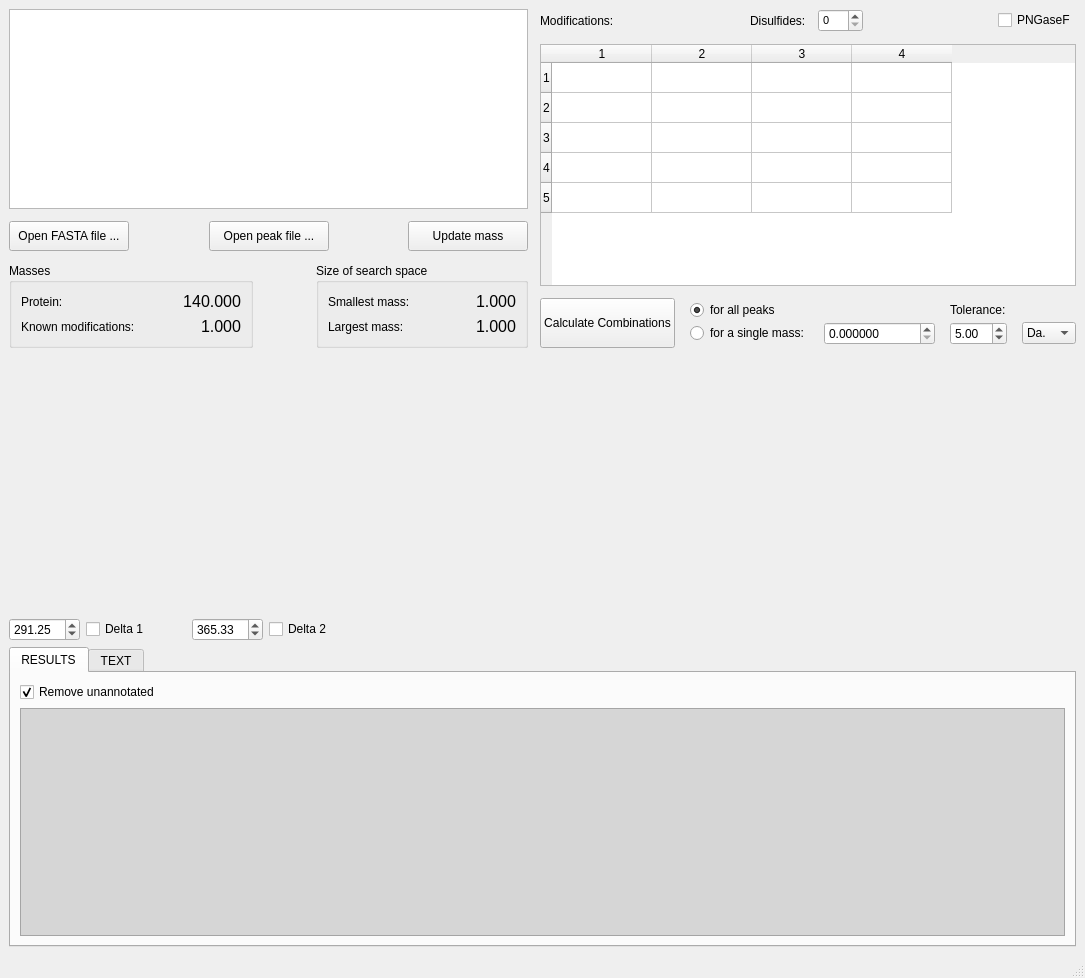
<?xml version="1.0" encoding="UTF-8"?>
<ui version="4.0">
 <class>ModFinder</class>
 <widget class="QMainWindow" name="ModFinder">
  <property name="geometry">
   <rect>
    <x>0</x>
    <y>0</y>
    <width>1085</width>
    <height>978</height>
   </rect>
  </property>
  <property name="windowTitle">
   <string>ModFinder</string>
  </property>
  <widget class="QWidget" name="centralwidget">
   <layout class="QVBoxLayout" name="verticalLayout_5">
    <item>
     <layout class="QHBoxLayout" name="topHLayout">
      <property name="spacing">
       <number>12</number>
      </property>
      <item>
       <layout class="QVBoxLayout" name="verticalLayout_2">
        <item>
         <widget class="QTextEdit" name="teInputSequence">
          <property name="sizePolicy">
           <sizepolicy hsizetype="Expanding" vsizetype="Preferred">
            <horstretch>0</horstretch>
            <verstretch>0</verstretch>
           </sizepolicy>
          </property>
          <property name="minimumSize">
           <size>
            <width>500</width>
            <height>200</height>
           </size>
          </property>
          <property name="font">
           <font>
            <family>Courier</family>
            <pointsize>9</pointsize>
           </font>
          </property>
          <property name="styleSheet">
           <string notr="true"/>
          </property>
         </widget>
        </item>
        <item>
         <layout class="QHBoxLayout" name="horizontalLayout_3">
          <item>
           <widget class="QPushButton" name="btOpenFasta">
            <property name="sizePolicy">
             <sizepolicy hsizetype="Fixed" vsizetype="Fixed">
              <horstretch>0</horstretch>
              <verstretch>0</verstretch>
             </sizepolicy>
            </property>
            <property name="minimumSize">
             <size>
              <width>120</width>
              <height>30</height>
             </size>
            </property>
            <property name="text">
             <string>Open FASTA file ...</string>
            </property>
           </widget>
          </item>
          <item>
           <spacer name="horizontalSpacer_3">
            <property name="orientation">
             <enum>Qt::Horizontal</enum>
            </property>
            <property name="sizeHint" stdset="0">
             <size>
              <width>40</width>
              <height>20</height>
             </size>
            </property>
           </spacer>
          </item>
          <item>
           <widget class="QPushButton" name="btOpenPeaks">
            <property name="sizePolicy">
             <sizepolicy hsizetype="Minimum" vsizetype="Fixed">
              <horstretch>0</horstretch>
              <verstretch>0</verstretch>
             </sizepolicy>
            </property>
            <property name="minimumSize">
             <size>
              <width>120</width>
              <height>30</height>
             </size>
            </property>
            <property name="text">
             <string>Open peak file ...</string>
            </property>
           </widget>
          </item>
          <item>
           <spacer name="horizontalSpacer_4">
            <property name="orientation">
             <enum>Qt::Horizontal</enum>
            </property>
            <property name="sizeHint" stdset="0">
             <size>
              <width>40</width>
              <height>20</height>
             </size>
            </property>
           </spacer>
          </item>
          <item>
           <widget class="QPushButton" name="btUpdateMass">
            <property name="minimumSize">
             <size>
              <width>120</width>
              <height>30</height>
             </size>
            </property>
            <property name="text">
             <string>Update mass</string>
            </property>
           </widget>
          </item>
         </layout>
        </item>
        <item>
         <layout class="QHBoxLayout" name="horizontalLayout_6">
          <item>
           <widget class="QGroupBox" name="groupBox_3">
            <property name="title">
             <string>Masses</string>
            </property>
            <layout class="QGridLayout" name="gridLayout_5">
             <item row="0" column="0">
              <layout class="QGridLayout" name="gridLayout">
               <item row="2" column="0">
                <widget class="QLabel" name="label_2">
                 <property name="text">
                  <string>Protein:</string>
                 </property>
                </widget>
               </item>
               <item row="2" column="1">
                <widget class="QLabel" name="lbMassProtein">
                 <property name="minimumSize">
                  <size>
                   <width>100</width>
                   <height>0</height>
                  </size>
                 </property>
                 <property name="font">
                  <font>
                   <pointsize>12</pointsize>
                   <weight>50</weight>
                   <bold>false</bold>
                  </font>
                 </property>
                 <property name="text">
                  <string>140.000</string>
                 </property>
                 <property name="alignment">
                  <set>Qt::AlignRight|Qt::AlignTrailing|Qt::AlignVCenter</set>
                 </property>
                </widget>
               </item>
               <item row="3" column="0">
                <widget class="QLabel" name="label">
                 <property name="text">
                  <string>Known modifications:</string>
                 </property>
                </widget>
               </item>
               <item row="3" column="1">
                <widget class="QLabel" name="lbMassMods">
                 <property name="minimumSize">
                  <size>
                   <width>100</width>
                   <height>0</height>
                  </size>
                 </property>
                 <property name="font">
                  <font>
                   <pointsize>12</pointsize>
                  </font>
                 </property>
                 <property name="text">
                  <string>1.000</string>
                 </property>
                 <property name="alignment">
                  <set>Qt::AlignRight|Qt::AlignTrailing|Qt::AlignVCenter</set>
                 </property>
                </widget>
               </item>
              </layout>
             </item>
            </layout>
           </widget>
          </item>
          <item>
           <spacer name="horizontalSpacer_5">
            <property name="orientation">
             <enum>Qt::Horizontal</enum>
            </property>
            <property name="sizeHint" stdset="0">
             <size>
              <width>40</width>
              <height>20</height>
             </size>
            </property>
           </spacer>
          </item>
          <item>
           <widget class="QGroupBox" name="groupBox_2">
            <property name="title">
             <string>Size of search space</string>
            </property>
            <layout class="QGridLayout" name="gridLayout_4">
             <item row="0" column="0">
              <layout class="QGridLayout" name="gridLayout_3">
               <item row="0" column="0">
                <widget class="QLabel" name="label_8">
                 <property name="text">
                  <string>Smallest mass:</string>
                 </property>
                </widget>
               </item>
               <item row="0" column="1">
                <widget class="QLabel" name="lbSearchSpaceSmall">
                 <property name="minimumSize">
                  <size>
                   <width>100</width>
                   <height>0</height>
                  </size>
                 </property>
                 <property name="font">
                  <font>
                   <pointsize>12</pointsize>
                  </font>
                 </property>
                 <property name="text">
                  <string>1.000</string>
                 </property>
                 <property name="alignment">
                  <set>Qt::AlignRight|Qt::AlignTrailing|Qt::AlignVCenter</set>
                 </property>
                </widget>
               </item>
               <item row="1" column="0">
                <widget class="QLabel" name="label_9">
                 <property name="text">
                  <string>Largest mass:</string>
                 </property>
                </widget>
               </item>
               <item row="1" column="1">
                <widget class="QLabel" name="lbSearchSpaceLarge">
                 <property name="minimumSize">
                  <size>
                   <width>100</width>
                   <height>0</height>
                  </size>
                 </property>
                 <property name="font">
                  <font>
                   <pointsize>12</pointsize>
                  </font>
                 </property>
                 <property name="text">
                  <string>1.000</string>
                 </property>
                 <property name="alignment">
                  <set>Qt::AlignRight|Qt::AlignTrailing|Qt::AlignVCenter</set>
                 </property>
                </widget>
               </item>
              </layout>
             </item>
            </layout>
           </widget>
          </item>
         </layout>
        </item>
       </layout>
      </item>
      <item>
       <layout class="QVBoxLayout" name="verticalLayout">
        <item>
         <layout class="QHBoxLayout" name="horizontalLayout_2">
          <item>
           <widget class="QLabel" name="label_5">
            <property name="text">
             <string>Modifications:</string>
            </property>
           </widget>
          </item>
          <item>
           <spacer name="horizontalSpacer_6">
            <property name="orientation">
             <enum>Qt::Horizontal</enum>
            </property>
            <property name="sizeHint" stdset="0">
             <size>
              <width>40</width>
              <height>20</height>
             </size>
            </property>
           </spacer>
          </item>
          <item>
           <widget class="QLabel" name="label_3">
            <property name="sizePolicy">
             <sizepolicy hsizetype="Fixed" vsizetype="Preferred">
              <horstretch>0</horstretch>
              <verstretch>0</verstretch>
             </sizepolicy>
            </property>
            <property name="text">
             <string>Disulfides:</string>
            </property>
           </widget>
          </item>
          <item>
           <widget class="QSpinBox" name="disfBox">
            <property name="sizePolicy">
             <sizepolicy hsizetype="Preferred" vsizetype="Fixed">
              <horstretch>0</horstretch>
              <verstretch>0</verstretch>
             </sizepolicy>
            </property>
            <property name="font">
             <font>
              <family>MS Shell Dlg 2</family>
              <pointsize>8</pointsize>
              <weight>50</weight>
              <bold>false</bold>
             </font>
            </property>
            <property name="maximum">
             <number>500</number>
            </property>
           </widget>
          </item>
          <item>
           <spacer name="horizontalSpacer_2">
            <property name="orientation">
             <enum>Qt::Horizontal</enum>
            </property>
            <property name="sizeHint" stdset="0">
             <size>
              <width>40</width>
              <height>20</height>
             </size>
            </property>
           </spacer>
          </item>
          <item>
           <widget class="QCheckBox" name="chPngase">
            <property name="sizePolicy">
             <sizepolicy hsizetype="Preferred" vsizetype="Fixed">
              <horstretch>0</horstretch>
              <verstretch>0</verstretch>
             </sizepolicy>
            </property>
            <property name="text">
             <string>PNGaseF</string>
            </property>
            <property name="iconSize">
             <size>
              <width>16</width>
              <height>16</height>
             </size>
            </property>
            <property name="checked">
             <bool>false</bool>
            </property>
           </widget>
          </item>
         </layout>
        </item>
        <item>
         <widget class="QTableWidget" name="tbModifications">
          <property name="rowCount">
           <number>5</number>
          </property>
          <property name="columnCount">
           <number>4</number>
          </property>
          <row/>
          <row/>
          <row/>
          <row/>
          <row/>
          <column/>
          <column/>
          <column/>
          <column/>
         </widget>
        </item>
        <item>
         <layout class="QHBoxLayout" name="horizontalLayout_4">
          <property name="spacing">
           <number>15</number>
          </property>
          <item>
           <widget class="QPushButton" name="btCalcCombinations">
            <property name="sizePolicy">
             <sizepolicy hsizetype="Preferred" vsizetype="Fixed">
              <horstretch>0</horstretch>
              <verstretch>0</verstretch>
             </sizepolicy>
            </property>
            <property name="minimumSize">
             <size>
              <width>125</width>
              <height>50</height>
             </size>
            </property>
            <property name="text">
             <string>Calculate Combinations</string>
            </property>
           </widget>
          </item>
          <item>
           <layout class="QGridLayout" name="gridLayout_2">
            <property name="verticalSpacing">
             <number>0</number>
            </property>
            <item row="1" column="0">
             <widget class="QRadioButton" name="rbSingleMass">
              <property name="text">
               <string>for a single mass:</string>
              </property>
             </widget>
            </item>
            <item row="0" column="0">
             <widget class="QRadioButton" name="rbAllPeaks">
              <property name="text">
               <string>for all peaks</string>
              </property>
              <property name="checked">
               <bool>true</bool>
              </property>
             </widget>
            </item>
            <item row="1" column="1">
             <widget class="QDoubleSpinBox" name="sbSingleMass">
              <property name="sizePolicy">
               <sizepolicy hsizetype="Preferred" vsizetype="Fixed">
                <horstretch>0</horstretch>
                <verstretch>0</verstretch>
               </sizepolicy>
              </property>
              <property name="minimumSize">
               <size>
                <width>100</width>
                <height>0</height>
               </size>
              </property>
              <property name="decimals">
               <number>6</number>
              </property>
              <property name="maximum">
               <double>500000.000000000000000</double>
              </property>
              <property name="singleStep">
               <double>0.000100000000000</double>
              </property>
             </widget>
            </item>
            <item row="1" column="3">
             <widget class="QComboBox" name="cbTolerance">
              <property name="sizePolicy">
               <sizepolicy hsizetype="Fixed" vsizetype="Fixed">
                <horstretch>0</horstretch>
                <verstretch>0</verstretch>
               </sizepolicy>
              </property>
              <item>
               <property name="text">
                <string>Da.</string>
               </property>
              </item>
              <item>
               <property name="text">
                <string>ppm</string>
               </property>
              </item>
             </widget>
            </item>
            <item row="0" column="1">
             <spacer name="horizontalSpacer">
              <property name="orientation">
               <enum>Qt::Horizontal</enum>
              </property>
              <property name="sizeHint" stdset="0">
               <size>
                <width>40</width>
                <height>20</height>
               </size>
              </property>
             </spacer>
            </item>
            <item row="1" column="2">
             <widget class="QDoubleSpinBox" name="sbTolerance">
              <property name="sizePolicy">
               <sizepolicy hsizetype="Minimum" vsizetype="Fixed">
                <horstretch>0</horstretch>
                <verstretch>0</verstretch>
               </sizepolicy>
              </property>
              <property name="minimumSize">
               <size>
                <width>50</width>
                <height>0</height>
               </size>
              </property>
              <property name="prefix">
               <string comment="+/-"/>
              </property>
              <property name="singleStep">
               <double>0.100000000000000</double>
              </property>
              <property name="value">
               <double>5.000000000000000</double>
              </property>
             </widget>
            </item>
            <item row="0" column="2">
             <widget class="QLabel" name="label_6">
              <property name="sizePolicy">
               <sizepolicy hsizetype="Fixed" vsizetype="Fixed">
                <horstretch>0</horstretch>
                <verstretch>0</verstretch>
               </sizepolicy>
              </property>
              <property name="text">
               <string>Tolerance:</string>
              </property>
             </widget>
            </item>
           </layout>
          </item>
         </layout>
        </item>
       </layout>
      </item>
     </layout>
    </item>
    <item>
     <widget class="QWidget" name="spectrumView" native="true">
      <property name="sizePolicy">
       <sizepolicy hsizetype="Minimum" vsizetype="Expanding">
        <horstretch>0</horstretch>
        <verstretch>0</verstretch>
       </sizepolicy>
      </property>
      <property name="minimumSize">
       <size>
        <width>200</width>
        <height>250</height>
       </size>
      </property>
     </widget>
    </item>
    <item>
     <layout class="QHBoxLayout" name="horizontalLayout">
      <item>
       <widget class="QDoubleSpinBox" name="sbDelta1">
        <property name="sizePolicy">
         <sizepolicy hsizetype="Fixed" vsizetype="Fixed">
          <horstretch>0</horstretch>
          <verstretch>0</verstretch>
         </sizepolicy>
        </property>
        <property name="minimumSize">
         <size>
          <width>70</width>
          <height>0</height>
         </size>
        </property>
        <property name="maximumSize">
         <size>
          <width>16777215</width>
          <height>16777215</height>
         </size>
        </property>
        <property name="decimals">
         <number>2</number>
        </property>
        <property name="minimum">
         <double>1.000000000000000</double>
        </property>
        <property name="maximum">
         <double>1000.000000000000000</double>
        </property>
        <property name="value">
         <double>291.250000000000000</double>
        </property>
       </widget>
      </item>
      <item>
       <widget class="QCheckBox" name="chDelta1">
        <property name="sizePolicy">
         <sizepolicy hsizetype="Fixed" vsizetype="Fixed">
          <horstretch>0</horstretch>
          <verstretch>0</verstretch>
         </sizepolicy>
        </property>
        <property name="minimumSize">
         <size>
          <width>100</width>
          <height>0</height>
         </size>
        </property>
        <property name="text">
         <string>Delta 1</string>
        </property>
       </widget>
      </item>
      <item>
       <widget class="QDoubleSpinBox" name="sbDelta2">
        <property name="sizePolicy">
         <sizepolicy hsizetype="Fixed" vsizetype="Fixed">
          <horstretch>0</horstretch>
          <verstretch>0</verstretch>
         </sizepolicy>
        </property>
        <property name="minimumSize">
         <size>
          <width>70</width>
          <height>0</height>
         </size>
        </property>
        <property name="decimals">
         <number>2</number>
        </property>
        <property name="maximum">
         <double>1000.000000000000000</double>
        </property>
        <property name="value">
         <double>365.329999999999984</double>
        </property>
       </widget>
      </item>
      <item>
       <widget class="QCheckBox" name="chDelta2">
        <property name="text">
         <string>Delta 2</string>
        </property>
       </widget>
      </item>
     </layout>
    </item>
    <item>
     <widget class="QTabWidget" name="bottomTabWidget">
      <property name="sizePolicy">
       <sizepolicy hsizetype="Expanding" vsizetype="Preferred">
        <horstretch>0</horstretch>
        <verstretch>0</verstretch>
       </sizepolicy>
      </property>
      <property name="minimumSize">
       <size>
        <width>0</width>
        <height>300</height>
       </size>
      </property>
      <property name="currentIndex">
       <number>0</number>
      </property>
      <widget class="QWidget" name="treeTab">
       <attribute name="title">
        <string>RESULTS</string>
       </attribute>
       <layout class="QGridLayout" name="gridLayout_10">
        <item row="2" column="0">
         <widget class="QTreeWidget" name="resultsTree">
          <property name="sizePolicy">
           <sizepolicy hsizetype="Expanding" vsizetype="Preferred">
            <horstretch>0</horstretch>
            <verstretch>0</verstretch>
           </sizepolicy>
          </property>
          <property name="styleSheet">
           <string notr="true">background-color: rgb(214, 214, 214);</string>
          </property>
          <property name="alternatingRowColors">
           <bool>true</bool>
          </property>
          <property name="selectionMode">
           <enum>QAbstractItemView::ExtendedSelection</enum>
          </property>
          <property name="uniformRowHeights">
           <bool>true</bool>
          </property>
          <property name="sortingEnabled">
           <bool>true</bool>
          </property>
          <property name="animated">
           <bool>false</bool>
          </property>
          <property name="columnCount">
           <number>0</number>
          </property>
          <attribute name="headerCascadingSectionResizes">
           <bool>true</bool>
          </attribute>
          <attribute name="headerHighlightSections">
           <bool>true</bool>
          </attribute>
          <attribute name="headerShowSortIndicator" stdset="0">
           <bool>true</bool>
          </attribute>
         </widget>
        </item>
        <item row="0" column="0">
         <widget class="QCheckBox" name="treeFilter">
          <property name="text">
           <string>Remove unannotated</string>
          </property>
          <property name="checked">
           <bool>true</bool>
          </property>
         </widget>
        </item>
       </layout>
      </widget>
      <widget class="QWidget" name="textTab">
       <attribute name="title">
        <string>TEXT</string>
       </attribute>
       <layout class="QGridLayout" name="gridLayout_7">
        <item row="0" column="0">
         <widget class="QTextBrowser" name="showGlycans">
          <property name="sizePolicy">
           <sizepolicy hsizetype="Expanding" vsizetype="Preferred">
            <horstretch>0</horstretch>
            <verstretch>0</verstretch>
           </sizepolicy>
          </property>
          <property name="minimumSize">
           <size>
            <width>450</width>
            <height>150</height>
           </size>
          </property>
          <property name="font">
           <font>
            <family>Courier</family>
            <pointsize>9</pointsize>
           </font>
          </property>
          <property name="autoFillBackground">
           <bool>false</bool>
          </property>
          <property name="styleSheet">
           <string notr="true">background-color: rgb(214, 214, 214);</string>
          </property>
         </widget>
        </item>
       </layout>
      </widget>
     </widget>
    </item>
   </layout>
   <zorder>treeFilter</zorder>
   <zorder>bottomTabWidget</zorder>
   <zorder>spectrumView</zorder>
   <zorder>horizontalLayoutWidget</zorder>
   <zorder>bottomTabWidget</zorder>
   <zorder>horizontalLayoutWidget_2</zorder>
  </widget>
  <widget class="QMenuBar" name="menubar">
   <property name="geometry">
    <rect>
     <x>0</x>
     <y>0</y>
     <width>1085</width>
     <height>21</height>
    </rect>
   </property>
  </widget>
  <widget class="QStatusBar" name="statusbar"/>
 </widget>
 <resources/>
 <connections/>
</ui>
